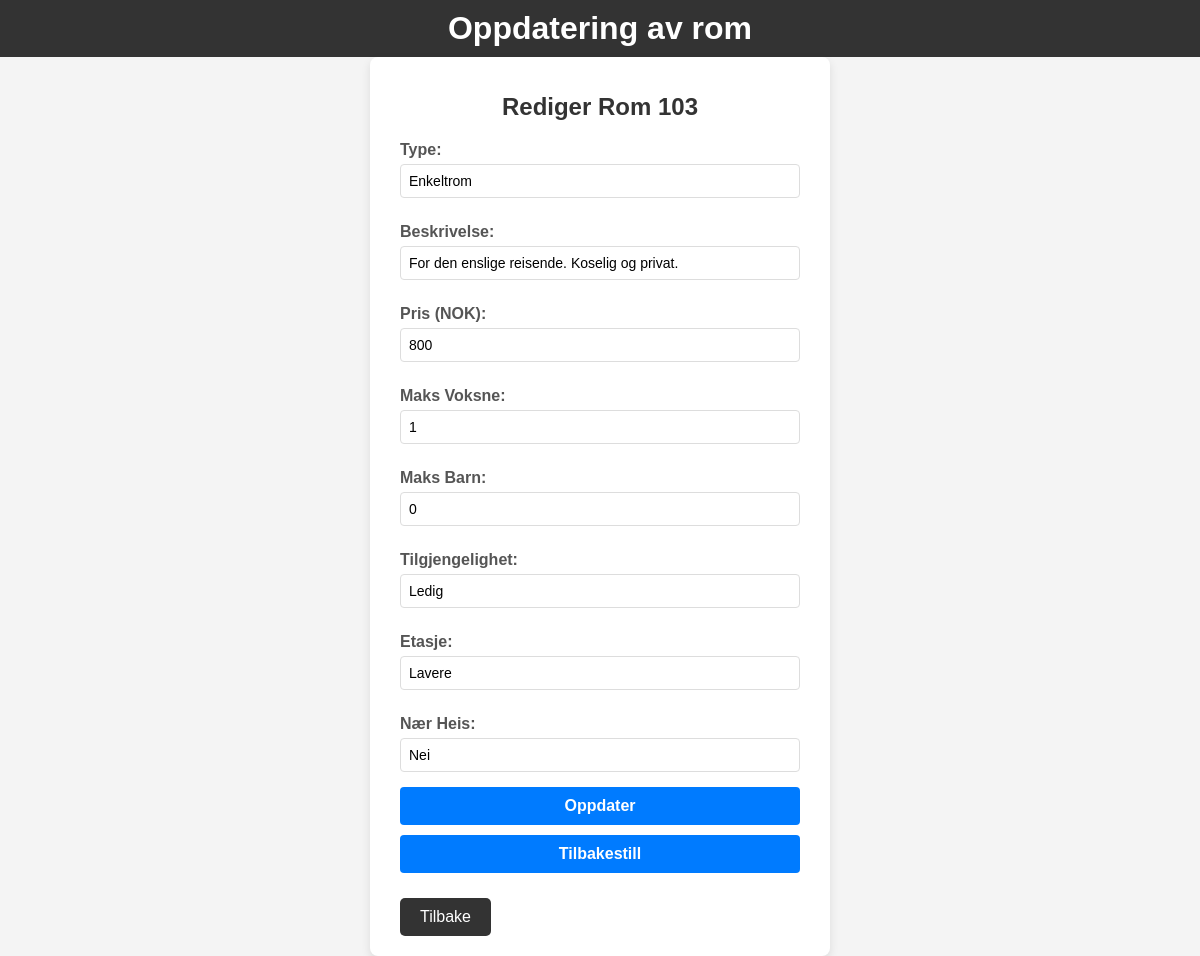
The app's page /edit_room.php?room=103 with its own data.
### tables this page shows
CREATE TABLE `rom` (
  `Romnummer` varchar(10) NOT NULL,
  `Type` varchar(20) NOT NULL,
  `Beskrivelse` varchar(500) DEFAULT NULL,
  `Pris` int(11) NOT NULL,
  `Maks_voksne` int(11) NOT NULL,
  `Maks_barn` int(11) NOT NULL,
  `Tilgjengelighet` varchar(20) NOT NULL,
  `innsjekk` date NOT NULL,
  `utsjekk` date NOT NULL,
  `Etasje` varchar(20) NOT NULL,
  `Nar_heis` varchar(10) NOT NULL
);

### edit_room.php (the view, shortened to what this page needs)
<?php
$servername = "localhost";
$username = "root";
$password = "";
$dbname = "motell";
$conn = new mysqli($servername, $username, $password, $dbname);
if (isset($_GET['room'])) {
    $romnummer = $_GET['room'];
    $sql = "SELECT * FROM Rom WHERE Romnummer = '$romnummer'";
    $result = $conn->query($sql);
    if ($result->num_rows > 0) {
        $room = $result->fetch_assoc();
    } else {
        echo "Rom ikke funnet.";
        exit();
    }
}
?>
<!DOCTYPE html>
<html lang="no">
<head>
</head>
<body>
<header>
    <h1>Oppdatering av rom</h1>
</header>
<div class="edit-form-container">
    <h1>Rediger Rom <?php echo $romnummer; ?></h1>
    <form method="POST">
        <label>Type:</label>
        <input type="text" name="type" value="<?php echo $room['Type']; ?>">
        <label>Beskrivelse:</label>
        <input type="text" name="beskrivelse" value="<?php echo $room['Beskrivelse']; ?>">
        <label>Pris (NOK):</label>
        <input type="number" name="pris" value="<?php echo $room['Pris']; ?>">
        <label>Maks Voksne:</label>
        <input type="number" name="maks_voksne" value="<?php echo $room['Maks_voksne']; ?>">
        <label>Maks Barn:</label>
        <input type="number" name="maks_barn" value="<?php echo $room['Maks_barn']; ?>">
        <label>Tilgjengelighet:</label>
        <input type="text" name="tilgjengelighet" value="<?php echo $room['Tilgjengelighet']; ?>">
        <label>Etasje:</label>
        <input type="text" name="etasje" value="<?php echo $room['Etasje']; ?>">
        <label>Nær Heis:</label>
        <input type="text" name="nar_heis" value="<?php echo $room['Nar_heis']; ?>">
        <button type="submit">Oppdater</button>
        <button type="reset">Tilbakestill</button>
        <a href="admin.php" class="back-button">Tilbake</a>
    </form>
</div>
</body>
</html>

### edit_room.php (style rules this page uses)
body { font-family: Arial, sans-serif; background-color: #f4f4f4; margin: 0; padding: 0; display: flex; justify-content: center; align-items: center; height: 100%; flex-direction: column; }
header { background-color: #333; color: #fff; padding: 10px 0; text-align: center; width: 100%; }
header h1 { margin: 0; }
.edit-form-container { background-color: #fff; padding: 20px 30px; border-radius: 8px; box-shadow: 0 4px 10px rgba(0, 0, 0, 0.1); width: 100%; max-width: 400px; }
.edit-form-container h1 { font-size: 24px; margin-bottom: 20px; color: #333; text-align: center; }
label { font-weight: bold; display: block; margin-top: 10px; color: #555; }
input[type="text"], input[type="number"] { width: 100%; padding: 8px; margin: 5px 0 15px; border: 1px solid #ddd; border-radius: 4px; box-sizing: border-box; font-size: 14px; }
button { width: 100%; padding: 10px 15px; background-color: #007BFF; color: white; border: none; border-radius: 4px; cursor: pointer; font-size: 16px; font-weight: bold; margin-bottom: 10px; }
.back-button { display: inline-block; margin-top: 15px; padding: 10px 20px; background-color: #333; color: white; text-decoration: none; border: none; border-radius: 5px; text-align: center; font-size: 16px; cursor: pointer; transition: background-color 0.3s ease; }

### records on screen
rom: type "Enkeltrom", beskrivelse "For den enslige reisende. Koselig og privat.", pris "800", maks_voksne "1", maks_barn "0", tilgjengelighet "Ledig", etasje "Lavere", nar_heis "Nei"

### other values on screen
$romnummer "103"
